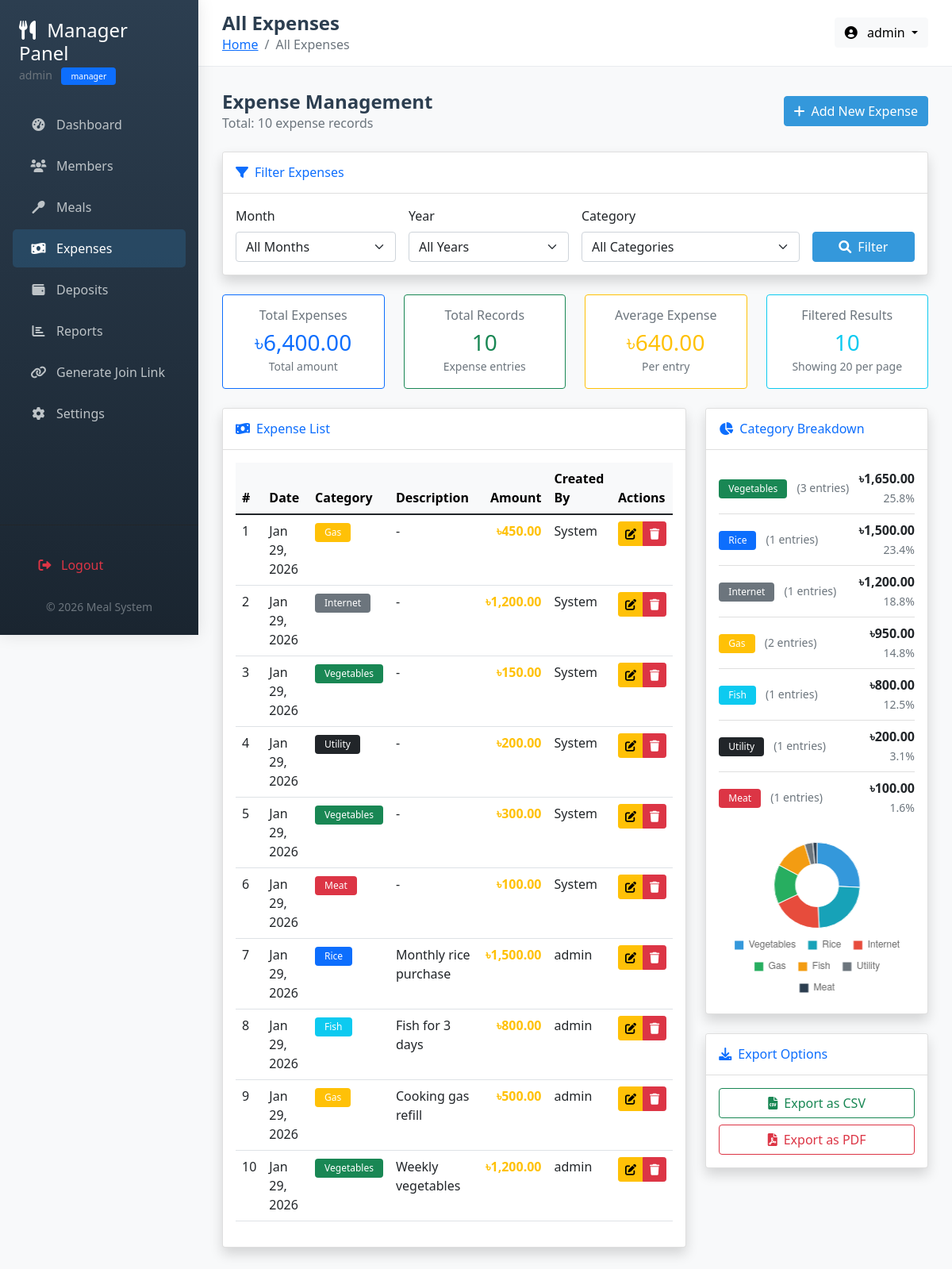
Page /manager/expenses.php (signed in) on the committed database.
### tables this page shows
CREATE TABLE IF NOT EXISTS expenses (
    expense_id INT PRIMARY KEY AUTO_INCREMENT,
    amount DECIMAL(10,2) NOT NULL,
    category ENUM('Rice', 'Fish', 'Meat', 'Vegetables', 'Gas', 'Internet', 'Utility', 'Others') NOT NULL DEFAULT 'Others',
    description TEXT,
    expense_date DATE NOT NULL,
    created_by INT NOT NULL,
    created_at TIMESTAMP DEFAULT CURRENT_TIMESTAMP,
    INDEX idx_expense_date (expense_date),
    INDEX idx_category (category),
    FOREIGN KEY (created_by) REFERENCES users(user_id) ON DELETE CASCADE
);

CREATE TABLE IF NOT EXISTS users (
    user_id INT PRIMARY KEY AUTO_INCREMENT,
    username VARCHAR(50) UNIQUE NOT NULL,
    email VARCHAR(100) UNIQUE NOT NULL,
    password VARCHAR(255) NOT NULL,
    role ENUM('manager', 'member') NOT NULL DEFAULT 'member',
    member_id INT DEFAULT NULL,
    last_login DATETIME NULL,
    created_at TIMESTAMP DEFAULT CURRENT_TIMESTAMP,
    is_active BOOLEAN DEFAULT TRUE,
    INDEX idx_username (username),
    INDEX idx_role (role)
);

### manager/expenses.php (the view, shortened to what the rows shown need)
<?php
require_once __DIR__ . '/../config/database.php';
require_once __DIR__ . '/../includes/functions.php';
$functions = new Functions();
$filter_month = isset($_GET['month']) && $_GET['month'] !== '' ? intval($_GET['month']) : '';
$filter_year = isset($_GET['year']) && $_GET['year'] !== '' ? intval($_GET['year']) : '';
$filter_category = isset($_GET['category']) ? $_GET['category'] : '';
require_once __DIR__ . '/../includes/header.php';
$where_conditions = ["1=1"];
$params = [];
$param_types = "";
$where_clause = implode(" AND ", $where_conditions);
$page = isset($_GET['page']) ? max(1, intval($_GET['page'])) : 1;
$per_page = 20;
$offset = ($page - 1) * $per_page;
$sql = "SELECT e.*, u.username as created_by_name
        FROM expenses e
        LEFT JOIN users u ON e.created_by = u.user_id
        WHERE $where_clause
        ORDER BY e.expense_date DESC, e.created_at DESC
        LIMIT ? OFFSET ?";
$params_with_limit = $params;
$param_types_with_limit = $param_types;
$params_with_limit[] = $per_page;
$params_with_limit[] = $offset;
$param_types_with_limit .= "ii";
$stmt = mysqli_prepare($conn, $sql);
mysqli_stmt_bind_param($stmt, $param_types_with_limit, ...$params_with_limit);
mysqli_stmt_execute($stmt);
$result = mysqli_stmt_get_result($stmt);
$expenses = mysqli_fetch_all($result, MYSQLI_ASSOC);
$breakdown_sql = "SELECT category, SUM(amount) as total, COUNT(*) as count
                  FROM expenses e
                  WHERE $where_clause
                  GROUP BY category
                  ORDER BY total DESC";
$breakdown_stmt = mysqli_prepare($conn, $breakdown_sql);
mysqli_stmt_execute($breakdown_stmt);
$breakdown_result = mysqli_stmt_get_result($breakdown_stmt);
$category_breakdown = $breakdown_result ? mysqli_fetch_all($breakdown_result, MYSQLI_ASSOC) : [];
?>
<div class="row">
    <div class="col-lg-8 mb-4">
        <div class="card shadow">
            <div class="card-body">
                <?php if (empty($expenses)): ?>
                <div class="text-center py-5">
                    <i class="fas fa-money-bill-wave fa-3x text-muted mb-3"></i>
                    <h5>No Expenses Found</h5>
                    <p class="text-muted">
                        <?php if ($filter_month || $filter_year || $filter_category): ?>
                        Try adjusting your filters or
                        <?php endif; ?>
                        Add your first expense to get started
                    </p>
                    <?php if ($filter_month || $filter_year || $filter_category): ?>
                    <a href="expenses.php" class="btn btn-outline-secondary me-2">
                        <i class="fas fa-times me-2"></i>Clear Filters
                    </a>
                    <?php endif; ?>
                    <a href="add_expense.php" class="btn btn-primary">
                        <i class="fas fa-plus me-2"></i>Add First Expense
                    </a>
                </div>
                <?php else: ?>
                <div class="table-responsive">
                    <table class="table table-hover">
                        <thead class="table-light">
                            <tr>
                                <th>#</th>
                                <th>Date</th>
                                <th>Category</th>
                                <th>Description</th>
                                <th class="text-end">Amount</th>
                                <th>Created By</th>
                                <th>Actions</th>
                            </tr>
                        </thead>
                        <tbody>
                            <?php $counter = ($page - 1) * $per_page + 1; ?>
                            <?php foreach ($expenses as $expense): ?>
                            <tr>
                                <td><?php echo $counter++; ?></td>
                                <td><?php echo $functions->formatDate($expense['expense_date']); ?></td>
                                <td>
                                    <span class="badge bg-<?php echo getCategoryColor($expense['category']); ?>">
                                        <?php echo $expense['category']; ?>
                                    </span>
                                </td>
                                <td><?php echo htmlspecialchars($expense['description'] ?: '-'); ?></td>
                                <td class="text-end"><strong class="text-warning"><?php echo $functions->formatCurrency($expense['amount']); ?></strong></td>
                                <td><?php echo $expense['created_by_name'] ?: 'System'; ?></td>
                                <td>
                                    <div class="btn-group btn-group-sm" role="group">
                                        <a href="edit_expense.php?id=<?php echo $expense['expense_id']; ?>" class="btn btn-warning" title="Edit">
                                            <i class="fas fa-edit"></i>
                                        </a>
                                        <button type="button" class="btn btn-danger"
                                                onclick="confirmDelete(<?php echo $expense['expense_id']; ?>, '<?php echo addslashes($expense['category']); ?>', '<?php echo $expense['expense_date']; ?>')"
                                                title="Delete">
                                            <i class="fas fa-trash"></i>
                                        </button>
                                    </div>
                                </td>
                            </tr>
                            <?php endforeach; ?>
                        </tbody>
                    </table>
                </div>
                <?php endif;  ?>
            </div>
        </div>
    </div>
</div>
<?php
function getCategoryColor($category) {
    $colors = [
        'Rice' => 'primary',
        'Fish' => 'info',
        'Meat' => 'danger',
        'Vegetables' => 'success',
        'Gas' => 'warning',
        'Internet' => 'secondary',
        'Utility' => 'dark',
        'Others' => 'light'
    ];
    return $colors[$category] ?? 'light';
}
?>
<script>
function confirmDelete(expenseId, category, date) {
    if (confirm('Are you sure you want to delete expense "' + category + '" from ' + date + '?')) {
        let url = 'expenses.php?delete=' + expenseId;
        // Add current filter parameters
        const month = <?php echo $filter_month ? "'$filter_month'" : "''"; ?>;
        const year = <?php echo $filter_year ? "'$filter_year'" : "''"; ?>;
        const categoryFilter = <?php echo $filter_category ? "'" . addslashes($filter_category) . "'" : "''"; ?>;
        const page = <?php echo $page; ?>;
        if (month) url += '&month=' + month;
        if (year) url += '&year=' + year;
        if (categoryFilter) url += '&category=' + encodeURIComponent(categoryFilter);
        if (page > 1) url += '&page=' + page;
        window.location.href = url;
    }
}
<?php if (!empty($category_breakdown)): ?>
document.addEventListener('DOMContentLoaded', function() {
    const ctx = document.getElementById('categoryChart').getContext('2d');
    const categoryChart = new Chart(ctx, {
        type: 'doughnut',
        data: {
            labels: [
                <?php foreach ($category_breakdown as $item): ?>
                '<?php echo $item['category']; ?>',
                <?php endforeach; ?>
            ],
            datasets: [{
                data: [
                    <?php foreach ($category_breakdown as $item): ?>
                    <?php echo $item['total']; ?>,
                    <?php endforeach; ?>
                ],
                backgroundColor: [
                    '#3498db', '#17a2b8', '#e74c3c', '#27ae60',
                    '#f39c12', '#6c757d', '#2c3e50', '#95a5a6'
                ],
                borderWidth: 1
            }]
        },
        options: {
            responsive: true,
            maintainAspectRatio: false,
            plugins: {
                legend: {
                    position: 'bottom',
                    labels: {
                        boxWidth: 12,
                        padding: 15
                    }
                }
            }
        }
    });
});
<?php endif; ?>
</script>
<?php
require_once __DIR__ . '/../includes/footer.php';
?>

### rows in the picture
expenses: expense_date "Jan 29, 2026", category "Gas", description "-", amount "৳450.00", created_by_name "System"
expenses: expense_date "Jan 29, 2026", category "Internet", description "-", amount "৳1,200.00", created_by_name "System"
expenses: expense_date "Jan 29, 2026", category "Vegetables", description "-", amount "৳150.00", created_by_name "System"
expenses: expense_date "Jan 29, 2026", category "Utility", description "-", amount "৳200.00", created_by_name "System"
expenses: expense_date "Jan 29, 2026", category "Vegetables", description "-", amount "৳300.00", created_by_name "System"
expenses: expense_date "Jan 29, 2026", category "Meat", description "-", amount "৳100.00", created_by_name "System"
expenses: expense_date "Jan 29, 2026", category "Rice", description "Monthly rice purchase", amount "৳1,500.00", created_by.username "admin"
expenses: expense_date "Jan 29, 2026", category "Fish", description "Fish for 3 days", amount "৳800.00", created_by.username "admin"
expenses: expense_date "Jan 29, 2026", category "Gas", description "Cooking gas refill", amount "৳500.00", created_by.username "admin"
expenses: expense_date "Jan 29, 2026", category "Vegetables", description "Weekly vegetables", amount "৳1,200.00", created_by.username "admin"

### other values in the picture
$_SESSION['username'] "admin"
$_SESSION['role'] "manager"
$page_title "All Expenses"
$total_records "10"
$functions->formatCurrency($summary['total_amount'] ?: 0) "৳6,400.00"
$summary['total_expenses'] ?: 0 "10"
$functions->formatCurrency($summary['avg_expense'] ?: 0) "৳640.00"
count($expenses) "10"
$per_page "20"
$item['category'] "Vegetables"
$item['count'] "3"
$functions->formatCurrency($item['total']) "৳1,650.00"
$percentage "25.8"
$item['category'] "Rice"
$item['count'] "1"
